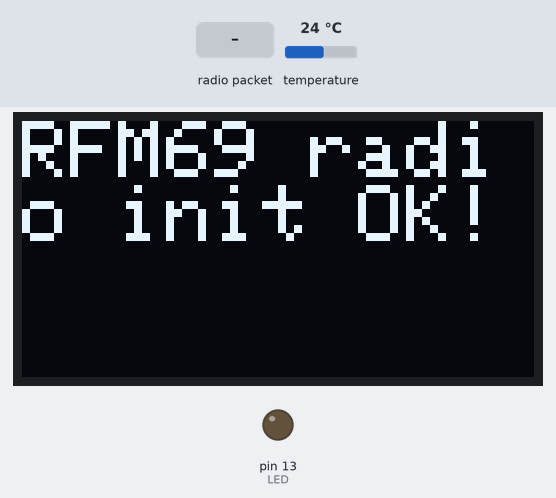
Simulated run of this sketch. Board: Arduino Uno, built with avr-gcc and run on an emulated ATmega328P. On the bench: 128×64 one-colour display, output pins drawn as LEDs (lit = HIGH). Wiring (inferred from the names in the program): DS3231 clock at I2C address 0x68. The test bench sets the inputs (shaded band); at power-on: temperature 24 °C. The local clock reads 2024-03-15 10:24:30 at power-on unless the sketch sets it; storage starts empty; no radio packets arrive unless stated; pins used as bus, display or sensor lines are not drawn; what the sketch prints to the serial monitor is not drawn.

Above: at 6.9 s.
8.1 s: radio packet "," arrives
At 8.5 s:
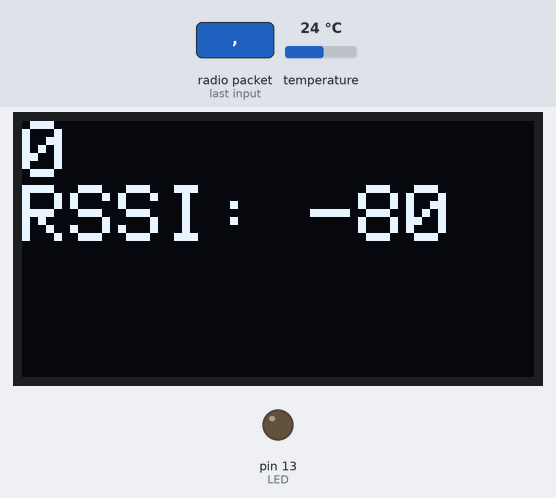
9.7 s: radio packet "5" arrives
At 11.1 s:
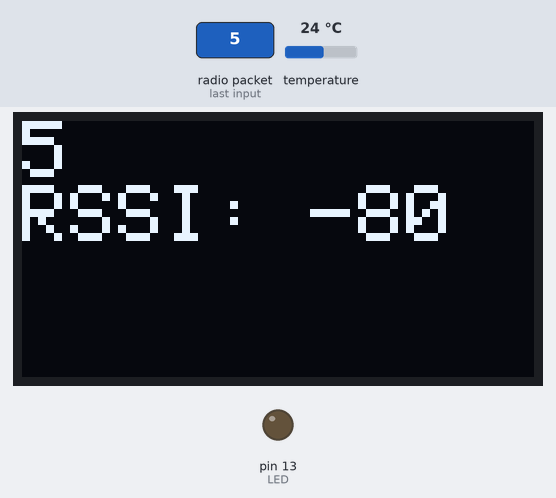
Timing chart, 0 to 12.7 s (numbered marks = the images above; inputs shaded):
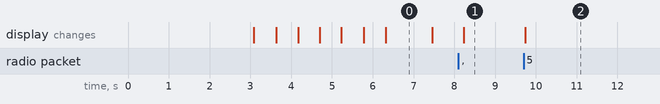

The sketch:

EMB_Board_brain.ino
```cpp
// rf69 demo tx rx oled.pde
// -*- mode: C++ -*-
// Example sketch showing how to create a simple addressed, reliable messaging client
// with the RH_RF69 class. RH_RF69 class does not provide for addressing or
// reliability, so you should only use RH_RF69  if you do not need the higher
// level messaging abilities.
// It is designed to work with the other example rf69_server.
// Demonstrates the use of AES encryption, setting the frequency and modem
// configuration

#include <SPI.h>
#include <Wire.h>
#include <RHReliableDatagram.h>
#include <RH_RF69.h>
#include <Adafruit_GFX.h>
#include <Adafruit_SSD1306.h>
#include <USBSabertooth.h>
#include "RTClib.h"
#include <SD.h>

/************ OLED Setup ***************/
Adafruit_SSD1306 oled = Adafruit_SSD1306();

#define BUTTON_A 9
#define LED      13


/************ Radio Setup ***************/
// Where to send packets to!
#define DEST_ADDRESS   2
// change addresses for each client board, any number :)
#define MY_ADDRESS     1
// Change to 434.0 or other frequency, must match RX's freq!
#define RF69_FREQ 915.0

#define RFM69_CS      10   // "B"
#define RFM69_RST     11   // "A"
#define RFM69_IRQ     6    // "D"
#define RFM69_INT    digitalPinToInterrupt(RFM69_IRQ)

// Singleton instance of the radio driver
RH_RF69 rf69(RFM69_CS, RFM69_INT);

// Class to manage message delivery and receipt, using the driver declared above
RHReliableDatagram rf69_manager(rf69, MY_ADDRESS);

// Dont put this on the stack:
uint8_t buf[RH_RF69_MAX_MESSAGE_LEN];
uint8_t data[] = "";
char radiopacket[RH_RF69_MAX_MESSAGE_LEN] = "time";

/************ RTC Setup ***************/
#define DS3231_I2C_ADDR 0x68
#define DS3231_TEMP_MSB 0x11
RTC_DS3231 rtc;

/************ SDCard Setup ***************/
#define SD_CHIP_SELECT 4
File logFile;

// Global Use data
String logName = "";
String dateNow = "";
String timeNow = "";
String theTemp = "";
boolean joystiq_connected = false;

int joystiq_info[5] = {
  0, // vertical
  0, // horizontal
  0, // j-button state
  0, // z-button state
  0  // c-button state
};

String logTitles[18] = {
  "Time",
  "Temperature",
  "Brightness",
  "Lights",
  "Throttle Raw",
  "Throttle %",
  "Z-Button",
  "C-Button",
  "Attopilot Voltage",
  "Attopilot Amperage",
  "ESC Battery Voltage",
  "ESC Motor Amperage",
  "ESC Motor Temperature",
  "ESC Motor Torque",
  "ESC Motor Current RPM",
  "ESC Motor Maximum RPM",
  "Wheel RPM",
  "Current Mph"
};

void setup() {

  Serial.begin(115200);
  //while (!Serial) { delay(1); } // wait until serial console is open, remove if not tethered to computer

  // Initialize OLED display
  showSplash(3000);

  // Preflight Checks
  preflightChecks();

  pinMode(LED, OUTPUT);

}

/*
   oledPrint Function
   updates OLED with info.
*/
void oledPrint(String err, int wait) {
  oled.clearDisplay();
  oled.setCursor(0, 0);
  oled.print(err);
  oled.display();

  if (wait) {
    delay(wait);
  }
}

/*
   showSplash Function
   inits OLED and adds delay
   for hardware connections
*/
void showSplash(int holdup) {
  pinMode(BUTTON_A, INPUT_PULLUP);
  // Initialize OLED with I2C addr 0x32 (60)
  oled.begin(SSD1306_SWITCHCAPVCC, 0x3C);
  // OLED Init done.

  oled.clearDisplay();
  oled.setTextSize(2);
  oled.setTextColor(WHITE);
  oled.setCursor(0, 0);
  oled.print(" {eMB v4} ");
  oled.println("-HighJinx-");
  oled.display();

  if (holdup) {
    delay(holdup);
  }

}

/*
   preflightChecks Function
   runs functions for missing
   hardware or not.
*/
void preflightChecks() {
  // check if RTC is present;
  checkRTC();

  // check if SD Card is connected;
  checkSDCard();

  // check if Nunchuk is connected;
  checkRadio();

}

void checkRadio() {
  pinMode(RFM69_RST, OUTPUT);
  digitalWrite(RFM69_RST, LOW);

  // manual reset
  digitalWrite(RFM69_RST, HIGH);
  delay(10);
  digitalWrite(RFM69_RST, LOW);
  delay(10);

  if (!rf69_manager.init()) {
    oledPrint("RFM69 radio init failed",500);
    while (1);
  }
  oledPrint("RFM69 radio init OK!",500);

  // Defaults after init are 434.0MHz, modulation GFSK_Rb250Fd250, +13dbM (for low power module)
  // No encryption
  if (!rf69.setFrequency(RF69_FREQ)) {
    oledPrint("setFrequency failed",500);
  }

  // If you are using a high power RF69 eg RFM69HW, you *must* set a Tx power with the
  // ishighpowermodule flag set like this:
  rf69.setTxPower(20, true);  // range from 14-20 for power, 2nd arg must be true for 69HCW

  // The encryption key has to be the same as the one in the server
  uint8_t key[] = { 0x01, 0x06, 0x00, 0x05, 0x01, 0x06, 0x00, 0x05,
                    0x01, 0x06, 0x00, 0x05, 0x01, 0x06, 0x00, 0x05};
  rf69.setEncryptionKey(key);
}

/*
   checkRTC Function
   checks RTC presence and
   intitalizes it.
*/
void checkRTC() {
  // Serial.println("Init the RTC");
  if (!rtc.begin()) {
    // Serial.println("Couldn't find RTC");
    oledPrint("RTC Module not found", 500);
    while (1);
  } else {
    // Serial.println("RTC Initialized");
    oledPrint("RTC Initialized.", 500);
  }

  if (rtc.lostPower()) {
    rtc.adjust(DateTime(F(__DATE__), F(__TIME__)));
  }

}

/*
   checkSDCard Function
   checks for SD Card presence.
*/
void checkSDCard() {
  // Serial.println("Init the SD Card");
  if (!SD.begin(SD_CHIP_SELECT)) {
    // Serial.println("No SD Card Found");
    oledPrint("SD Card  is Missing", 500);
    // die
    while (1);
  } else {
    // Serial.println("Card Initalized");
    oledPrint("SD Card Connected. ", 500);
    setupLogFile();
  }
}

/*
   setupLogFile Function
   creates logfile for the
   current date.
*/
void setupLogFile() {
  String logDate = theDate();
  logName = logDate + ".csv";

  if (!SD.exists("/logs/")) {
    oledPrint("logs folder missing!", 500);
    oledPrint("creating logs folder", 500);
    if (SD.mkdir("/logs/")) {
      oledPrint("created logs folder", 500);
    } else {
      oledPrint("error making folder", 0);
      while (1);
    }
  }

  logFile = SD.open("/logs/" + logName, FILE_WRITE);
  if (logFile.size() == 0) {
    // newly created, add titles
    String title_str = "";
    int titles_len = 18;
    for(int i = 0; i < titles_len;i++) {
      title_str += logTitles[i];
      if (i != (titles_len - 1)) {
        title_str += ",";
      }
    }
    logFile.println(title_str);
    logFile.close();
  } else {
    // just close for now.
    logFile.close();
  }

  if (SD.exists("/logs/" + logName)) {
    oledPrint(logName + " present!", 500);
  } else {
    oledPrint(logName + " missing!", 0);
    while (1);
  }
}

void loop(){

  dateNow = theDate();
  timeNow = theTime();
  theTemp = getTemp();

  createRadioPacket();

  if (rf69_manager.sendtoWait((uint8_t *)radiopacket, strlen(radiopacket), DEST_ADDRESS)) {
    // Now wait for a reply from the server
    uint8_t len = sizeof(buf);
    uint8_t from;
    if (rf69_manager.recvfromAckTimeout(buf, &len, 500, &from)) {
      killswitch(false);
      buf[len] = 0;
      Serial.print("Remote #");
      Serial.print(from); Serial.print(": ");
      Serial.println((char*)buf);

      decodeRemotePacket((char*)buf);

      oled.clearDisplay();
      oled.setCursor(0,0);
      oled.println(joystiq_info[0]);
      oled.print("RSSI: "); oled.print(rf69.lastRssi());
      oled.display();

    }

  } else {
    killswitch(true);
  }

  if(joystiq_connected) {
    // do stuff !!
  } else {
    oledPrint("Remote Not Found!", 0);
  }

}

void createRadioPacket() {
  String data_to_send = "";

  data_to_send =  timeNow;
  data_to_send += ",";
  data_to_send += dateNow;

  data_to_send.toCharArray(radiopacket, data_to_send.length() + 1);
}

void decodeRemotePacket(char* data) {
    String the_data(data);
    int ind1   = the_data.indexOf(",");
    int ind2   = the_data.indexOf(",", ind1+1);
    int ind3   = the_data.indexOf(",", ind2+1);
    int ind4   = the_data.indexOf(",", ind3+1);
    int ind5   = the_data.indexOf(",", ind4+1);

    String vert = the_data.substring(0, ind1);
    String horz = the_data.substring(ind1+1,ind2);
    String jbut = the_data.substring(ind2+1,ind3);
    String zbut = the_data.substring(ind3+1,ind4);
    String cbut = the_data.substring(ind4+1,ind5);

    joystiq_info[0] = vert.toInt();
    joystiq_info[1] = horz.toInt();
    joystiq_info[2] = jbut.toInt();
    joystiq_info[3] = zbut.toInt();
    joystiq_info[4] = cbut.toInt();

}

void killswitch(boolean engage) {
  if(engage) {
    Serial.println("Killswitch Engaged!");
    joystiq_connected = false;
    joystiq_info[0] = 0;
    joystiq_info[1] = 0;
    joystiq_info[2] = 0;
    joystiq_info[3] = 0;
    joystiq_info[4] = 0;
  } else {
    joystiq_connected = true;
  }
}

/*
   theTime Function
   checks RTC for time and returns
   time in HH:MM:SS am/pm format
*/
String theTime() {
  DateTime now = rtc.now();

  String nT = "";
  unsigned int hr = now.hour();
  unsigned int mn = now.minute();
  unsigned int sc = now.second();
  String tMn = "";
  String tSc = "";
  String ampm = "";

  if (hr >= 13) {
    hr = hr - 12;
    ampm = " pm";
  } else {
    ampm = " am";
  }

  if (hr == 0) {
    hr = 12;
  }

  if (mn < 10) {
    tMn = "0" + String(mn);
  } else {
    tMn = String(mn);
  }

  if (sc < 10) {
    tSc = "0" + String(sc);
  } else {
    tSc = String(sc);
  }

  nT += hr;
  nT += ':';
  nT += tMn;
  nT += ':';
  nT += tSc;
  nT += ampm;

  return nT;
}

/*
   theDate Function
   checks RTC for date and returns
   date in MM:DD:YY format
*/
String theDate() {
  DateTime now = rtc.now();
  String lD = "";
  unsigned int mn = now.month();
  unsigned int dy = now.day();
  unsigned int yr = now.year();

  yr = yr - 2000;

  lD += mn;
  lD += "-";
  lD += dy;
  lD += "-";
  lD += yr;

  return lD;
}

/*
    Function getTemp
    returns approximate temperature
    from DS3231 RTC Module in F.
*/
String getTemp() {
  short temp_msb;
  String temp;

  Wire.beginTransmission(DS3231_I2C_ADDR);
  Wire.write(DS3231_TEMP_MSB);
  Wire.endTransmission();
  Wire.requestFrom(DS3231_I2C_ADDR, 1);
  temp_msb = Wire.read();

  // for readings in C just use temp_msb
  double tmp = (temp_msb * 1.8) + 32;
  temp = String(tmp);
  return temp;
}
```

Measured:
- after the input at 8.1 s, the display: changes after 0.13 s (image 1)
- after the input at 9.7 s, the display: changes at once (image 2)
- what the display in image 0 shows lasts 1.2 s, from 6.3 s to 7.5 s
